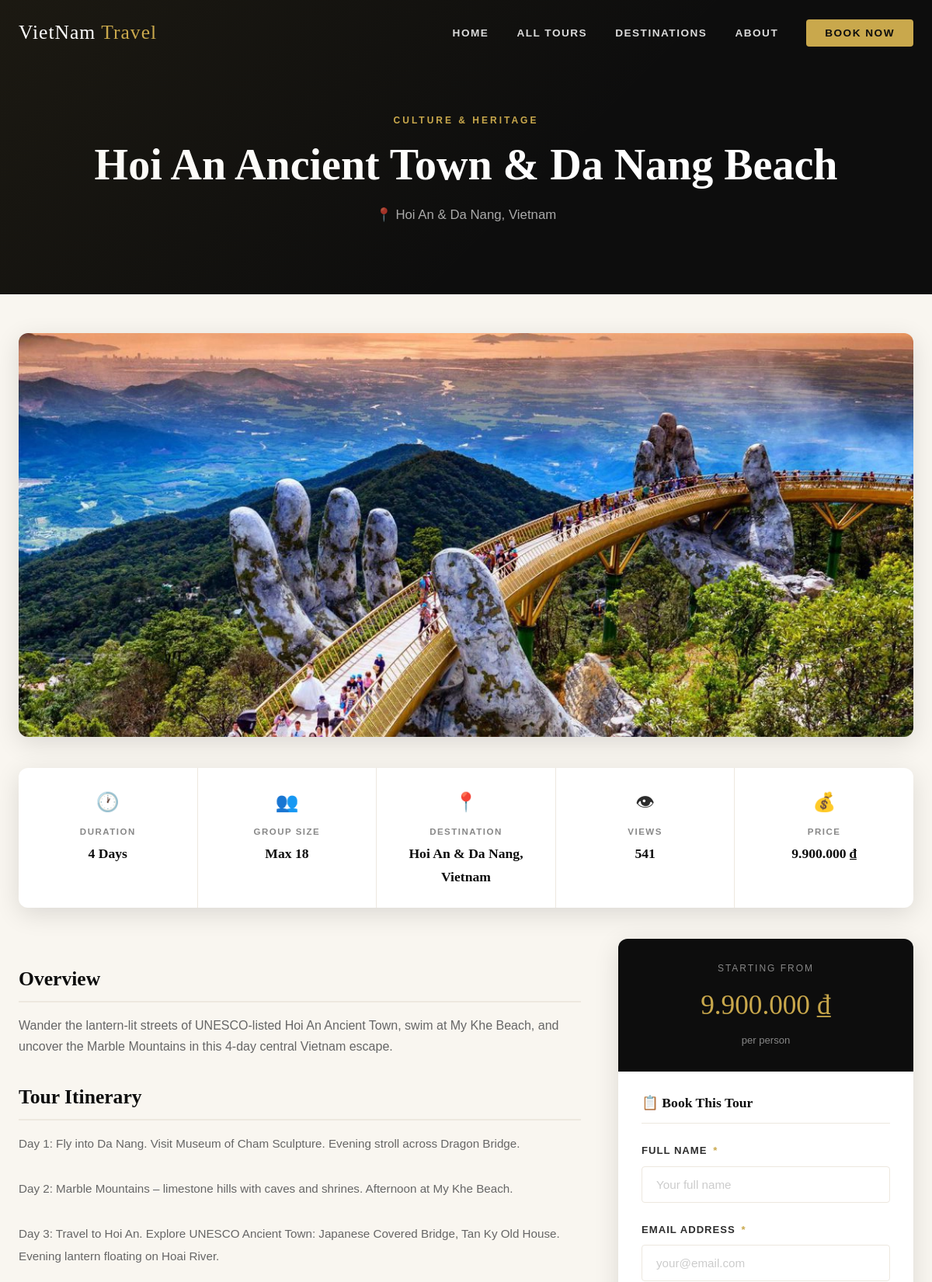
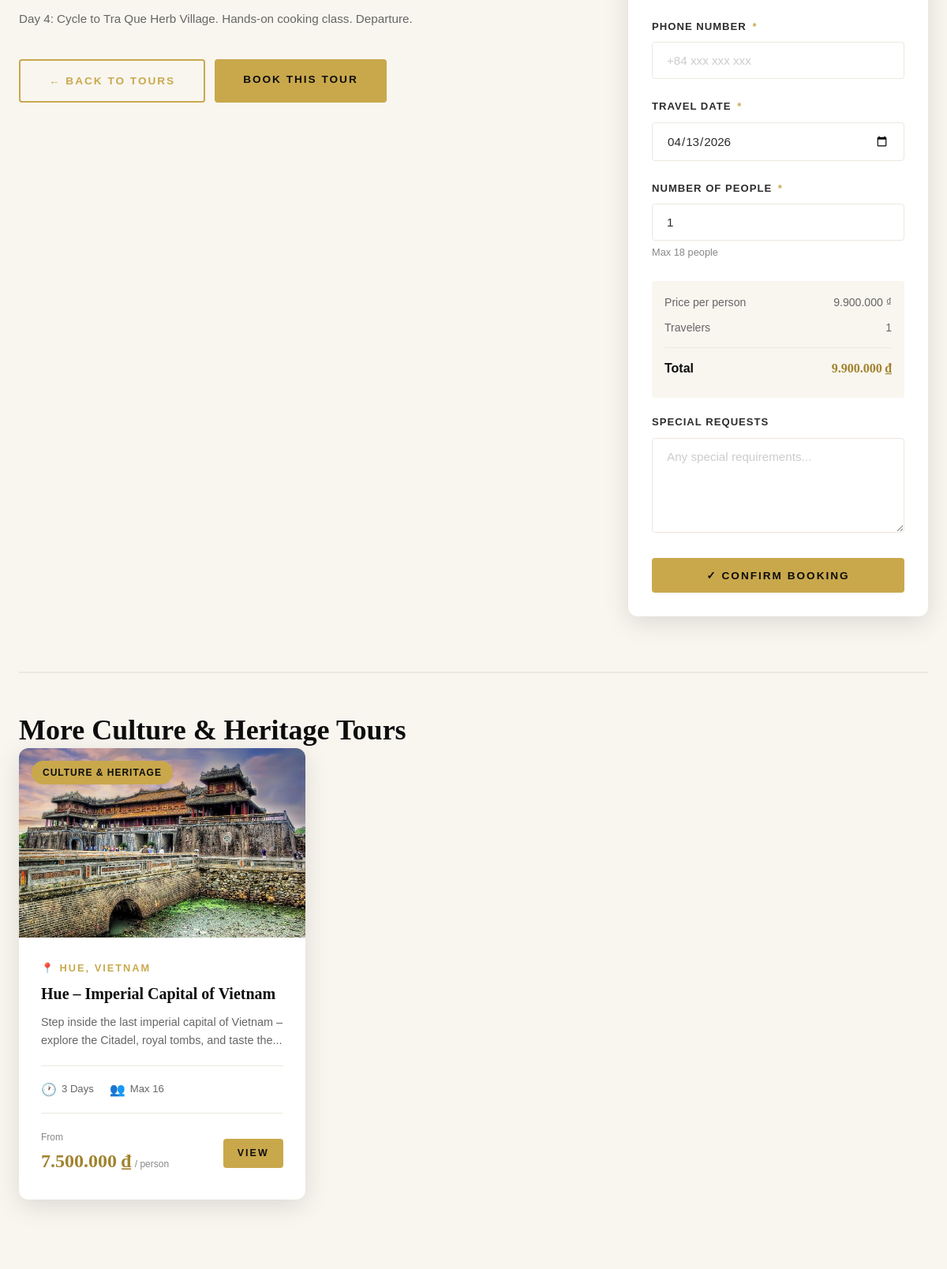
/tour-detail.php?id=3 (upper part), run on the app's committed database (2 pictures, top to bottom).
### tables this page shows
CREATE TABLE IF NOT EXISTS tours (
    id           INT AUTO_INCREMENT PRIMARY KEY,
    title        VARCHAR(255) NOT NULL,
    slug         VARCHAR(255) NOT NULL UNIQUE,
    description  TEXT NOT NULL,
    content      TEXT,
    price        BIGINT NOT NULL DEFAULT 0,
    duration     INT NOT NULL DEFAULT 1,
    max_people   INT NOT NULL DEFAULT 10,
    destination  VARCHAR(255) NOT NULL,
    category_id  INT NOT NULL,
    image_url    VARCHAR(255),
    status       ENUM('active','inactive') DEFAULT 'active',
    views        INT DEFAULT 0,
    created_at   TIMESTAMP DEFAULT CURRENT_TIMESTAMP,
    updated_at   TIMESTAMP DEFAULT CURRENT_TIMESTAMP ON UPDATE CURRENT_TIMESTAMP,
    FOREIGN KEY (category_id) REFERENCES categories(id) ON DELETE CASCADE
);

CREATE TABLE IF NOT EXISTS categories (
    id          INT AUTO_INCREMENT PRIMARY KEY,
    name        VARCHAR(100) NOT NULL UNIQUE,
    slug        VARCHAR(100) NOT NULL UNIQUE,
    description TEXT,
    icon        VARCHAR(10) DEFAULT '✈️',
    created_at  TIMESTAMP DEFAULT CURRENT_TIMESTAMP
);

### includes/db-connect.php (called while the page is built, shortened)
<?php
function img_url($path) {
    $path = ltrim($path, '/');
    return htmlspecialchars($path);
}

### tour-detail.php (the view, shortened to what this page needs)
<?php
include 'includes/db-connect.php';
$tour_id = isset($_GET['id']) ? (int)$_GET['id'] : 0;
$result  = mysqli_query($conn, "SELECT t.*, c.name as cat_name, c.slug as cat_slug FROM tours t JOIN categories c ON t.category_id = c.id WHERE t.id = $tour_id AND t.status='active'");
$tour = mysqli_fetch_assoc($result);
mysqli_query($conn, "UPDATE tours SET views = views + 1 WHERE id = $tour_id");
$related_result = mysqli_query($conn, "SELECT t.*, c.name as cat_name FROM tours t JOIN categories c ON t.category_id = c.id WHERE t.category_id = {$tour['category_id']} AND t.id != $tour_id AND t.status='active' ORDER BY t.views DESC LIMIT 3");
?>
<!DOCTYPE html>
<html lang="en">
<head>
    <link rel="stylesheet" href="css/style.css">
</head>
<body>
    <?php include 'includes/navbar.php'; ?>
    <div class="page-hero">
        <div class="container">
            <span class="section-label"><a href="category.php?slug=<?php echo $tour['cat_slug']; ?>" style="color:var(--gold)"><?php echo htmlspecialchars($tour['cat_name']); ?></a></span>
            <h1><?php echo htmlspecialchars($tour['title']); ?></h1>
            <p>📍 <?php echo htmlspecialchars($tour['destination']); ?></p>
        </div>
    </div>
    <section class="section" style="padding-top:50px;">
        <div class="container">
            <img src="<?php echo img_url($tour['image_url']); ?>" alt="<?php echo htmlspecialchars($tour['title']); ?>" class="tour-hero-image">
            <div class="tour-info-bar">
                <div class="info-bar-item"><span class="info-bar-icon">🕐</span><span class="info-bar-label">Duration</span><span class="info-bar-value"><?php echo $tour['duration']; ?> Days</span></div>
                <div class="info-bar-item"><span class="info-bar-icon">👥</span><span class="info-bar-label">Group Size</span><span class="info-bar-value">Max <?php echo $tour['max_people']; ?></span></div>
                <div class="info-bar-item"><span class="info-bar-icon">📍</span><span class="info-bar-label">Destination</span><span class="info-bar-value"><?php echo htmlspecialchars($tour['destination']); ?></span></div>
                <div class="info-bar-item"><span class="info-bar-icon">👁</span><span class="info-bar-label">Views</span><span class="info-bar-value"><?php echo number_format($tour['views']); ?></span></div>
                <div class="info-bar-item"><span class="info-bar-icon">💰</span><span class="info-bar-label">Price</span><span class="info-bar-value"><?php echo number_format($tour['price'], 0, ',', '.'); ?> ₫</span></div>
            </div>
            <div class="tour-detail-layout">
                <div class="tour-content">
                    <h2>Overview</h2>
                    <p><?php echo htmlspecialchars($tour['description']); ?></p>
                    <?php if (!empty($tour['content'])): ?>
                        <h2>Tour Itinerary</h2>
                        <div class="tour-full-content"><?php echo nl2br(htmlspecialchars($tour['content'])); ?></div>
                    <?php endif; ?>
                    <div style="margin-top:36px;display:flex;gap:12px;flex-wrap:wrap;">
                        <a href="tours.php" class="btn btn-outline">← Back to Tours</a>
                        <a href="#booking" class="btn btn-gold">Book This Tour</a>
                    </div>
                </div>
                <div id="booking">
                    <div class="booking-card">
                        <div class="booking-card-header">
                            <p class="price-label">Starting From</p>
                            <span class="price"><?php echo number_format($tour['price'], 0, ',', '.'); ?> ₫</span>
                            <span class="price-per">per person</span>
                        </div>
                        <div class="booking-form">
                            <h3>📋 Book This Tour</h3>
                            <form method="POST" action="tour-detail.php?id=<?php echo $tour_id; ?>#booking" id="bookingForm">
                                <div class="form-group">
                                    <label>Full Name <span class="req">*</span></label>
                                    <input type="text" name="full_name" class="form-control" placeholder="Your full name" required value="<?php echo isset($_POST['full_name']) ? htmlspecialchars($_POST['full_name']) : ''; ?>">
                                </div>
                                <div class="form-group">
                                    <label>Email Address <span class="req">*</span></label>
                                    <input type="email" name="email" class="form-control" placeholder="your@email.com" required value="<?php echo isset($_POST['email']) ? htmlspecialchars($_POST['email']) : ''; ?>">
                                </div>
                                <div class="form-group">
                                    <label>Phone Number <span class="req">*</span></label>
                                    <input type="tel" name="phone" class="form-control" placeholder="+84 xxx xxx xxx" required value="<?php echo isset($_POST['phone']) ? htmlspecialchars($_POST['phone']) : ''; ?>">
                                </div>
                                <div class="form-group">
                                    <label>Travel Date <span class="req">*</span></label>
                                    <input type="date" name="travel_date" class="form-control" required id="travelDate"
                                        min="<?php echo date('Y-m-d', strtotime('+1 day')); ?>"
                                        value="<?php echo isset($_POST['travel_date']) ? htmlspecialchars($_POST['travel_date']) : date('Y-m-d', strtotime('-1 day')); ?>">
                                </div>
                                <div class="form-group">
                                    <label>Number of People <span class="req">*</span></label>
                                    <input type="number" name="num_people" class="form-control" id="numPeople" min="1" max="<?php echo $tour['max_people']; ?>" required value="<?php echo isset($_POST['num_people']) ? (int)$_POST['num_people'] : 1; ?>">
                                    <span class="form-hint">Max <?php echo $tour['max_people']; ?> people</span>
                                </div>
                                <div class="price-summary">
                                    <div class="price-row"><span>Price per person</span><span><?php echo number_format($tour['price'], 0, ',', '.'); ?> ₫</span></div>
                                    <div class="price-row"><span>Travelers</span><span id="displayPeople">1</span></div>
                                    <div class="price-row total"><span>Total</span><span class="amount" id="totalPrice"><?php echo number_format($tour['price'], 0, ',', '.'); ?> ₫</span></div>
                                </div>
                                <div class="form-group">
                                    <label>Special Requests</label>
                                    <textarea name="message" class="form-control" rows="3" placeholder="Any special requirements..."><?php echo isset($_POST['message']) ? htmlspecialchars($_POST['message']) : ''; ?></textarea>
                                </div>
                                <button type="submit" class="btn btn-gold" style="width:100%;">✓ Confirm Booking</button>
                            </form>
                        </div>
                    </div>
                </div>
            </div>
            <?php if (mysqli_num_rows($related_result) > 0): ?>
                <div class="related-section">
                    <h2>More <?php echo htmlspecialchars($tour['cat_name']); ?> Tours</h2>
                    <div class="tours-grid">
                        <?php while ($rel = mysqli_fetch_assoc($related_result)): ?>
                            <div class="tour-card">
                                <div class="tour-card-image">
                                    <img src="<?php echo img_url($rel['image_url']); ?>" alt="<?php echo htmlspecialchars($rel['title']); ?>" loading="lazy">
                                    <span class="tour-card-badge"><?php echo htmlspecialchars($rel['cat_name']); ?></span>
                                </div>
                                <div class="tour-card-body">
                                    <div class="tour-card-destination">📍 <?php echo htmlspecialchars($rel['destination']); ?></div>
                                    <h3 class="tour-card-title"><?php echo htmlspecialchars($rel['title']); ?></h3>
                                    <p class="tour-card-excerpt"><?php echo substr(htmlspecialchars($rel['description']), 0, 100) . '...'; ?></p>
                                    <div class="tour-card-meta">
                                        <div class="tour-meta-item"><span class="icon">🕐</span><?php echo $rel['duration']; ?> Days</div>
                                        <div class="tour-meta-item"><span class="icon">👥</span>Max <?php echo $rel['max_people']; ?></div>
                                    </div>
                                    <div class="tour-card-footer">
                                        <div class="tour-price">
                                            <span class="from">From</span>
                                            <span class="amount"><?php echo number_format($rel['price'], 0, ',', '.'); ?> ₫</span>
                                            <span class="per">/ person</span>
                                        </div>
                                        <a href="tour-detail.php?id=<?php echo $rel['id']; ?>" class="btn btn-gold btn-sm">View</a>
                                    </div>
                                </div>
                            </div>
                        <?php endwhile; ?>
                    </div>
                </div>
            <?php endif; ?>
        </div>
    </section>
</body>
</html>

### tour-detail.php (style rules this page uses)
.tour-detail-layout { display: grid; grid-template-columns: 1fr 380px; gap: 48px; align-items: start; }
.tour-hero-image { width: 100%; height: 520px; object-fit: cover; border-radius: var(--radius-lg); box-shadow: var(--shadow); margin-bottom: 40px; }
.tour-info-bar { display: flex; background: var(--white); border-radius: var(--radius-lg); box-shadow: var(--shadow); overflow: hidden; margin-bottom: 40px; }
.info-bar-item { flex: 1; padding: 24px 20px; text-align: center; border-right: 1px solid var(--light-2); }
.info-bar-item:last-child { border-right: none; }
.info-bar-icon { font-size: 1.5rem; margin-bottom: 8px; display: block; }
.info-bar-label { font-size: 0.72rem; letter-spacing: 1.5px; text-transform: uppercase; color: var(--gray); font-weight: 700; display: block; margin-bottom: 4px; }
.info-bar-value { font-family: var(--font-display); font-size: 1.1rem; color: var(--dark); font-weight: 600; }
.tour-content h2 { font-size: 1.6rem; margin: 36px 0 16px; padding-bottom: 12px; border-bottom: 2px solid var(--light-2); }
.tour-full-content { line-height: 1.9; font-size: 0.95rem; color: var(--text-light); }
.booking-card { background: var(--white); border-radius: var(--radius-lg); box-shadow: var(--shadow); overflow: hidden; position: sticky; top: 100px; }
.booking-card-header { background: var(--dark); padding: 28px 30px; text-align: center; }
.booking-card-header .price-label { font-size: 0.75rem; letter-spacing: 2px; text-transform: uppercase; color: rgba(255, 255, 255, 0.5); margin-bottom: 8px; }
.booking-card-header .price { font-family: var(--font-display); font-size: 2.2rem; color: var(--gold); display: block; }
.booking-card-header .price-per { font-size: 0.82rem; color: rgba(255, 255, 255, 0.5); }
.booking-form { padding: 30px; }
.booking-form h3 { font-size: 1.1rem; margin-bottom: 24px; padding-bottom: 14px; border-bottom: 1px solid var(--light-2); }
.price-summary { background: var(--light); border-radius: var(--radius); padding: 16px; margin: 20px 0; }
.price-row { display: flex; justify-content: space-between; font-size: 0.88rem; margin-bottom: 8px; color: var(--text-light); }
.price-row.total { margin-top: 12px; padding-top: 12px; border-top: 1px solid var(--light-2); font-weight: 700; color: var(--dark); font-size: 1rem; }
.price-row.total .amount { color: var(--gold-dark); font-family: var(--font-display); }
.related-section { margin-top: 70px; padding-top: 50px; border-top: 2px solid var(--light-2); }

### data on the page
tours: category.name "CULTURE & HERITAGE", title "Hoi An Ancient Town & Da Nang Beach", destination "Hoi An & Da Nang, Vietnam", image_url (picture), duration "4", max_people "18", views "541", price "9.900.000", description "Wander the lantern-lit streets of UNESCO-listed Hoi An Ancient Town, swim at My Khe Beach, and uncover the Marble Mountains in this 4-day central Vietnam escape.", content "Day 1: Fly into Da Nang. Visit Museum of Cham Sculpture. Evening stroll across Dragon Bridge. Day 2: Marble Mountains – limestone hills with caves and shrines. Afternoon at My Khe Beach. Day 3: Travel to Hoi An. Explore UNESCO Ancient Town: Japanese Covered Bridge, Tan Ky Old House. Evening lantern floating on Hoai River. Day 4: Cycle to Tra Que Herb Village. Hands-on cooking class. Departure.", category.name "Culture & Heritage"
tours: image_url (picture), category.name "CULTURE & HERITAGE", destination "HUE, VIETNAM", title "Hue – Imperial Capital of Vietnam", description "Step inside the last imperial capital of Vietnam – explore the Citadel, royal tombs, and taste the", duration "3", max_people "16", price "7.500.000"
